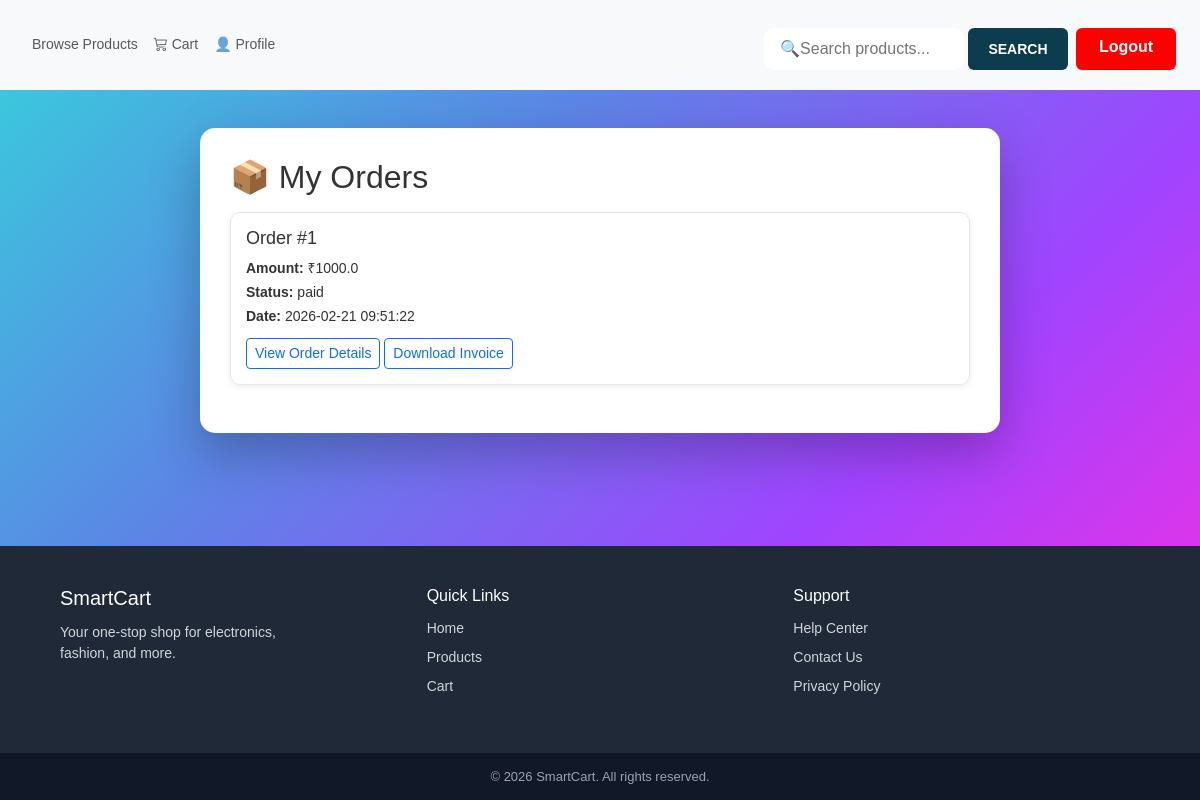
Page /user/my-orders (signed in) on the earlier database version.
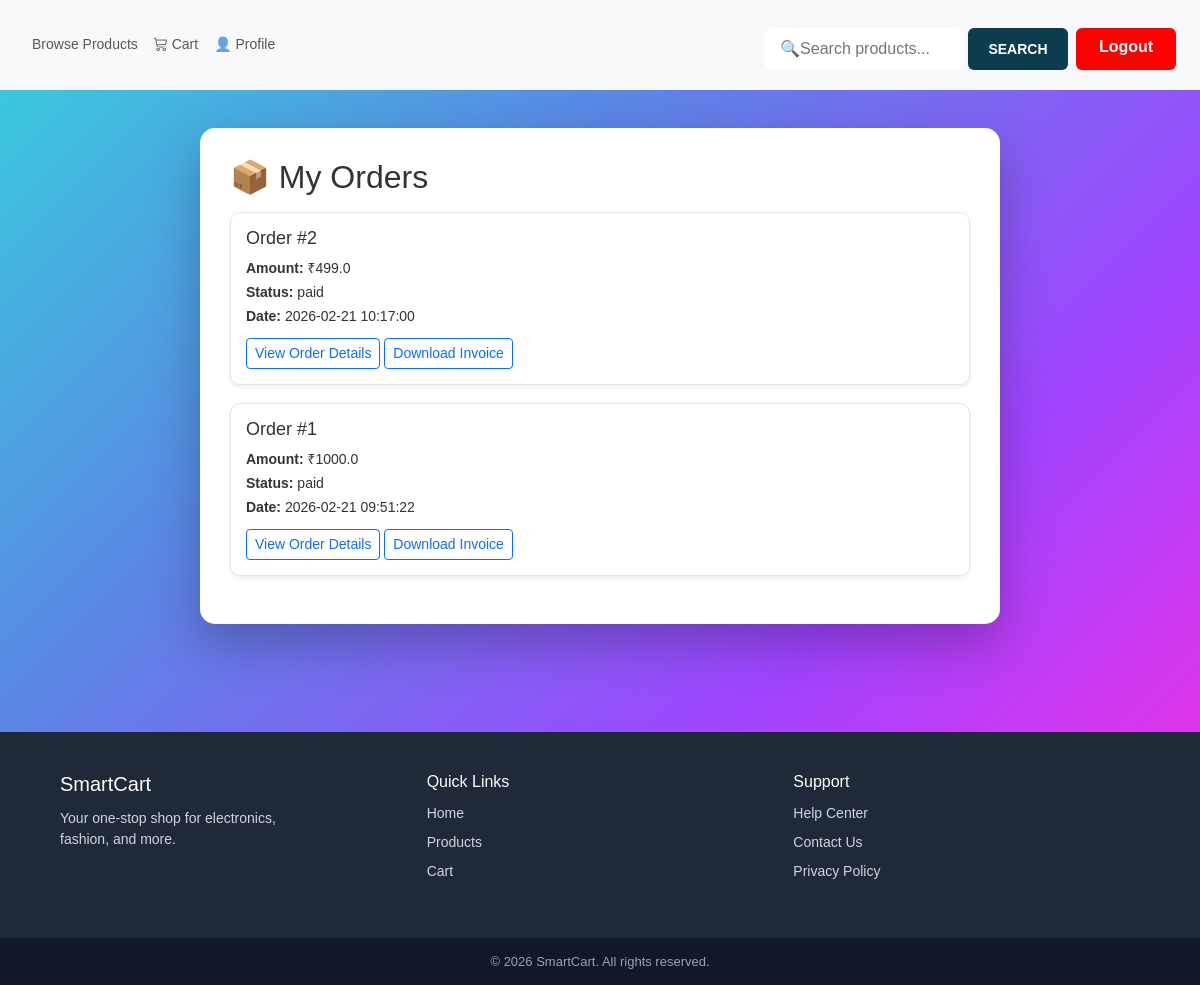
Same page on the later database version.
### tables this page shows
CREATE TABLE orders (
    order_id INTEGER PRIMARY KEY AUTOINCREMENT,
    user_id INTEGER NOT NULL,
    razorpay_order_id TEXT,
    razorpay_payment_id TEXT,
    amount REAL,
    payment_status TEXT,
    created_at TIMESTAMP DEFAULT CURRENT_TIMESTAMP,
    order_status TEXT DEFAULT 'Pending',
    FOREIGN KEY(user_id) REFERENCES users(user_id)
);

### app.py (the view)
@app.route('/user/my-orders')
def my_orders():
    if 'user_id' not in session:
        flash("Please login!", "danger")
        return redirect('/user-login')
    conn = get_db_connection()
    conn.row_factory = sqlite3.Row  # Access columns by name
    cursor = conn.cursor()
    cursor.execute("SELECT * FROM orders WHERE user_id=? ORDER BY created_at DESC",
                   (session['user_id'],))
    orders = cursor.fetchall()
    cursor.close()
    conn.close()
    return render_template("user/my_orders.html", orders=orders)

### app.py (called while the page is built)
def get_db_connection():
    conn = sqlite3.connect('smartcart.db')
    conn.row_factory = sqlite3.Row  # allows dict-like access
    return conn

### templates/user/my_orders.html (shortened to what this page needs)
{% extends "user/base.html" %}
{% block content %}
<div class="d-flex justify-content-center align-items-center py-5">
<div class="orders-card ">
    <h2 class="mb-3">📦 My Orders</h2>
    {% if orders|length == 0 %}
        <p>You have not placed any orders yet.</p>
        <a href="/user/products" class="btn btn-primary">
            Start Shopping
        </a>
    {% else %}
        {% for order in orders %}
        <div class="order-card">
            <h3>Order #{{ order.order_id }}</h3>
            <div class="order-info">
                <p><strong>Amount:</strong> ₹{{ order.amount }}</p>
                <p><strong>Status:</strong> {{ order.payment_status }}</p>
                <p><strong>Date:</strong> {{ order.created_at }}</p>
            </div>
            <a href="/user/order-success/{{ order.order_id }}"
               class="btn btn-sm btn-outline-primary mt-2">
                View Order Details
            </a>
            <a href="/user/download-invoice/{{ order.order_id }}" class="btn btn-sm btn-outline-primary mt-2">
    Download Invoice
</a>
        </div>
        {% endfor %}
    {% endif %}
</div>
</div>
{% endblock %}

Differences in the rows shown:
added orders: order_id "2", amount "499.0", payment_status "paid", created_at "2026-02-21 10:17:00"
